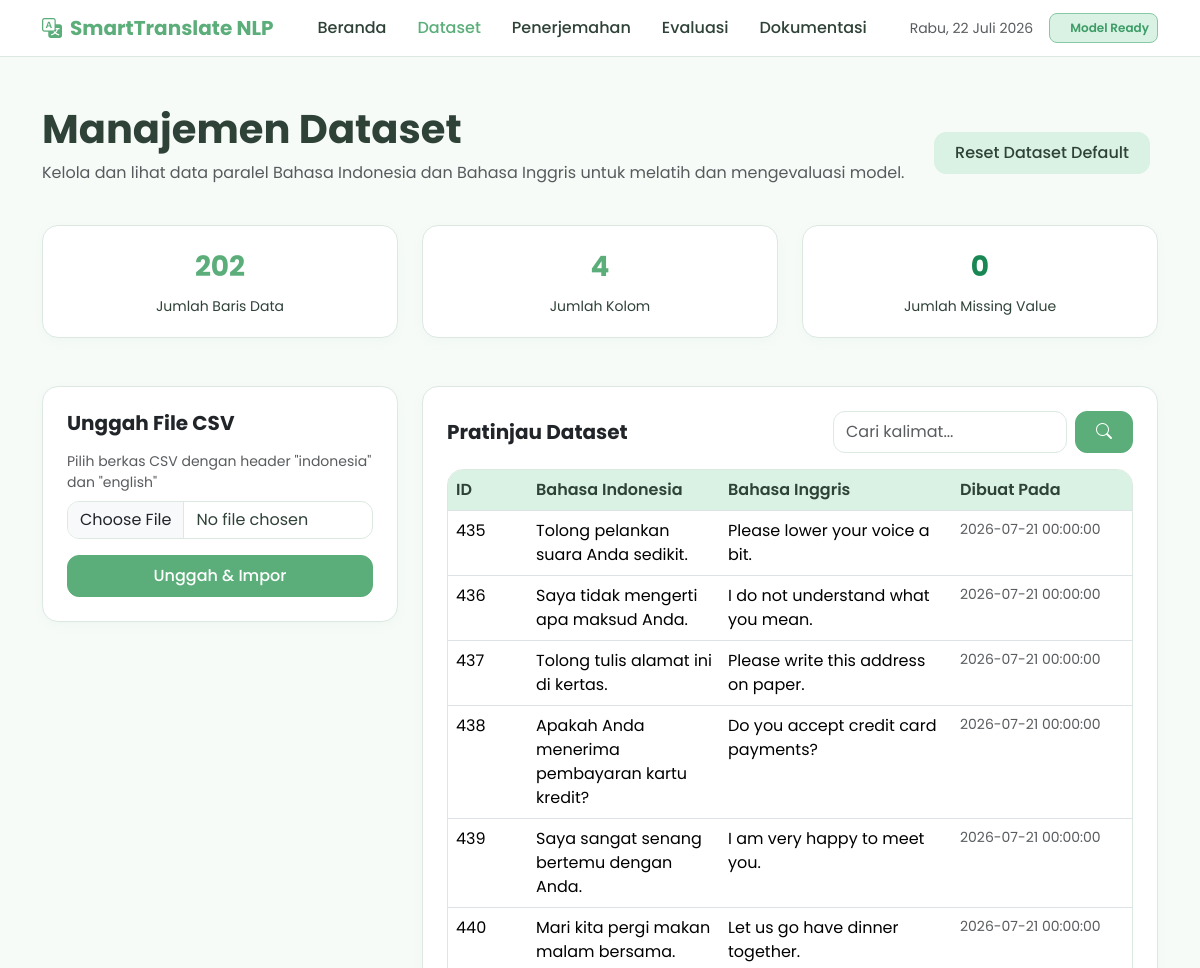
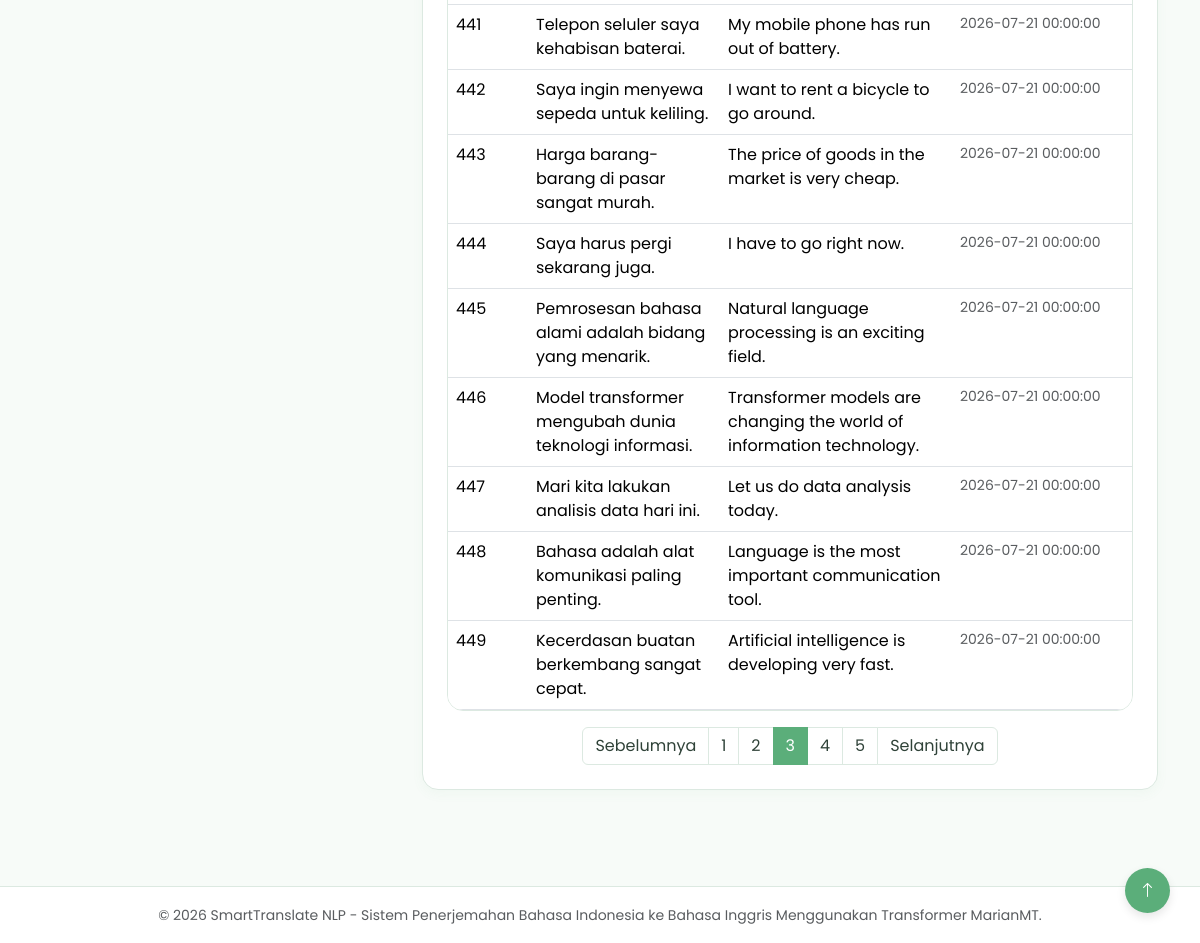
Screenshot of /dataset?page=3&search= with the database file from the repository (2 pictures, top to bottom).
### tables this page shows
CREATE TABLE dataset (
            id INTEGER PRIMARY KEY AUTOINCREMENT,
            indonesia TEXT,
            english TEXT,
            created_at TIMESTAMP DEFAULT CURRENT_TIMESTAMP
        );

### app.py (the view)
@app.route("/dataset")
def dataset():
    page = request.args.get("page", 1, type=int)
    search_query = request.args.get("search", "", type=str)
    per_page = 15
    items, total_count = get_dataset_from_db(page, per_page, search_query)
    stats = get_dataset_stats()
    total_pages = (total_count + per_page - 1) // per_page
    return render_template(
        "dataset.html",
        active_page="dataset",
        today_date=get_formatted_date(),
        items=items,
        page=page,
        total_pages=total_pages,
        search_query=search_query,
        stats=stats
    )

### src/database.py (called while the page is built)
def get_db_connection():
    conn = sqlite3.connect(Config.DATABASE_PATH)
    conn.row_factory = sqlite3.Row
    return conn

### src/dataset.py (called while the page is built)
def get_dataset_stats():
    conn = get_db_connection()
    cursor = conn.cursor()
    cursor.execute("SELECT COUNT(*) FROM dataset")
    total_rows = cursor.fetchone()[0]
    cursor.execute("SELECT COUNT(*) FROM dataset WHERE indonesia IS NULL OR indonesia = '' OR english IS NULL OR english = ''")
    missing_values = cursor.fetchone()[0]
    conn.close()
    return {
        "total_rows": total_rows,
        "total_cols": 4,
        "missing_values": missing_values
    }

### src/utils.py (called while the page is built)
def get_formatted_date() -> str:
    days = ["Senin", "Selasa", "Rabu", "Kamis", "Jumat", "Sabtu", "Minggu"]
    months = [
        "Januari", "Februari", "Maret", "April", "Mei", "Juni",
        "Juli", "Agustus", "September", "Oktober", "November", "Desember"
    ]
    now = datetime.datetime.now()
    day_name = days[now.weekday()]
    month_name = months[now.month - 1]
    return f"{day_name}, {now.day} {month_name} {now.year}"

### templates/dataset.html (shortened to what this page needs)
{% extends "base.html" %}
{% block content %}
<div class="d-flex justify-content-between align-items-center mb-4">
    <div>
        <h1 class="fw-bold">Manajemen Dataset</h1>
        <p class="text-muted">Kelola dan lihat data paralel Bahasa Indonesia dan Bahasa Inggris untuk melatih dan mengevaluasi model.</p>
    </div>
    <div>
        <a href="{{ url_for('import_default_dataset') }}" class="btn btn-secondary me-2">Reset Dataset Default</a>
    </div>
</div>
<div class="row g-4 mb-4">
    <div class="col-md-4">
        <div class="card stat-card">
            <div class="stat-val">{{ stats.total_rows }}</div>
            <div class="stat-lbl mt-2">Jumlah Baris Data</div>
        </div>
    </div>
    <div class="col-md-4">
        <div class="card stat-card">
            <div class="stat-val">{{ stats.total_cols }}</div>
            <div class="stat-lbl mt-2">Jumlah Kolom</div>
        </div>
    </div>
    <div class="col-md-4">
        <div class="card stat-card">
            <div class="stat-val {% if stats.missing_values > 0 %}text-danger{% else %}text-success{% endif %}">
                {{ stats.missing_values }}
            </div>
            <div class="stat-lbl mt-2">Jumlah Missing Value</div>
        </div>
    </div>
</div>
<div class="row g-4 mb-4">
    <div class="col-lg-4">
        <div class="card">
            <h5 class="fw-bold mb-3">Unggah File CSV</h5>
            <form action="{{ url_for('upload_dataset') }}" method="POST" enctype="multipart/form-data">
                <div class="mb-3">
                    <label for="csvFile" class="form-label text-muted small">Pilih berkas CSV dengan header "indonesia" dan "english"</label>
                    <input class="form-control" type="file" id="csvFile" name="file" accept=".csv" required>
                </div>
                <button type="submit" class="btn btn-primary w-100">Unggah & Impor</button>
            </form>
        </div>
    </div>
    <div class="col-lg-8">
        <div class="card">
            <div class="d-flex justify-content-between align-items-center mb-3">
                <h5 class="fw-bold m-0">Pratinjau Dataset</h5>
                <form action="{{ url_for('dataset') }}" method="GET" class="d-flex gap-2" style="width: 300px;">
                    <input type="text" name="search" class="form-control" placeholder="Cari kalimat..." value="{{ search_query }}">
                    <button type="submit" class="btn btn-primary"><i class="bi bi-search"></i></button>
                </form>
            </div>
            <div class="table-responsive table-custom mb-3">
                <table class="table table-hover m-0">
                    <thead>
                        <tr>
                            <th style="width: 80px;">ID</th>
                            <th>Bahasa Indonesia</th>
                            <th>Bahasa Inggris</th>
                            <th style="width: 180px;">Dibuat Pada</th>
                        </tr>
                    </thead>
                    <tbody>
                        {% if items %}
                            {% for item in items %}
                            <tr>
                                <td>{{ item.id }}</td>
                                <td>{{ item.indonesia }}</td>
                                <td>{{ item.english }}</td>
                                <td class="text-muted small">{{ item.created_at }}</td>
                            </tr>
                            {% endfor %}
                        {% else %}
                            <tr>
                                <td colspan="4" class="text-center text-muted">Tidak ada data untuk ditampilkan.</td>
                            </tr>
                        {% endif %}
                    </tbody>
                </table>
            </div>
            {% if total_pages > 1 %}
            <nav>
                <ul class="pagination justify-content-center m-0">
                    <li class="page-item {% if page == 1 %}disabled{% endif %}">
                        <a class="page-link" href="{{ url_for('dataset', page=page-1, search=search_query) }}">Sebelumnya</a>
                    </li>
                    {% for p in range(1, total_pages + 1) %}
                        {% if p == page or (p >= page - 2 and p <= page + 2) %}
                        <li class="page-item {% if p == page %}active{% endif %}">
                            <a class="page-link" href="{{ url_for('dataset', page=p, search=search_query) }}">{{ p }}</a>
                        </li>
                        {% endif %}
                    {% endfor %}
                    <li class="page-item {% if page == total_pages %}disabled{% endif %}">
                        <a class="page-link" href="{{ url_for('dataset', page=page+1, search=search_query) }}">Selanjutnya</a>
                    </li>
                </ul>
            </nav>
            {% endif %}
        </div>
    </div>
</div>
{% endblock %}

### static/css/style.css (style rules this page uses)
body { background-color: #F7FBF8; color: #2F4238; font-family: "Poppins", sans-serif; min-height: 100vh; display: flex; flex-direction: column; }
.btn-primary { background-color: #5BAE7A; border-color: #5BAE7A; color: #FFFFFF; border-radius: 12px; font-weight: 500; padding: 8px 20px; transition: background-color 0.2s, border-color 0.2s; }
.btn-secondary { background-color: #D9F2E3; border-color: #D9F2E3; color: #2F4238; border-radius: 12px; font-weight: 500; padding: 8px 20px; transition: background-color 0.2s, border-color 0.2s; }
.card { background-color: #FFFFFF; border: 1px solid #DCE9E1; border-radius: 16px; box-shadow: 0 4px 12px rgba(91, 174, 122, 0.05); padding: 24px; margin-bottom: 24px; }
.stat-card { text-align: center; border-radius: 16px; border: 1px solid #DCE9E1; background-color: #FFFFFF; padding: 20px; }
.stat-val { font-size: 28px; font-weight: 700; color: #5BAE7A; }
.stat-lbl { font-size: 14px; color: #2F4238; }
.form-control, .form-select { border-radius: 12px; border: 1px solid #DCE9E1; color: #2F4238; }
.table-custom { border-radius: 16px; overflow: hidden; border: 1px solid #DCE9E1; }
.table-custom th { background-color: #D9F2E3; color: #2F4238; font-weight: 600; }
.pagination .page-link { color: #2F4238; border-color: #DCE9E1; }
.pagination .page-item.active .page-link { background-color: #5BAE7A; border-color: #5BAE7A; color: #FFFFFF; }

### rows the page displays
dataset: id "435", indonesia "Tolong pelankan suara Anda sedikit.", english "Please lower your voice a bit.", created_at "2026-07-21 00:00:00"
dataset: id "436", indonesia "Saya tidak mengerti apa maksud Anda.", english "I do not understand what you mean.", created_at "2026-07-21 00:00:00"
dataset: id "437", indonesia "Tolong tulis alamat ini di kertas.", english "Please write this address on paper.", created_at "2026-07-21 00:00:00"
dataset: id "438", indonesia "Apakah Anda menerima pembayaran kartu kredit?", english "Do you accept credit card payments?", created_at "2026-07-21 00:00:00"
dataset: id "439", indonesia "Saya sangat senang bertemu dengan Anda.", english "I am very happy to meet you.", created_at "2026-07-21 00:00:00"
dataset: id "440", indonesia "Mari kita pergi makan malam bersama.", english "Let us go have dinner together.", created_at "2026-07-21 00:00:00"
dataset: id "441", indonesia "Telepon seluler saya kehabisan baterai.", english "My mobile phone has run out of battery.", created_at "2026-07-21 00:00:00"
dataset: id "442", indonesia "Saya ingin menyewa sepeda untuk keliling.", english "I want to rent a bicycle to go around.", created_at "2026-07-21 00:00:00"
dataset: id "443", indonesia "Harga barang-barang di pasar sangat murah.", english "The price of goods in the market is very cheap.", created_at "2026-07-21 00:00:00"
dataset: id "444", indonesia "Saya harus pergi sekarang juga.", english "I have to go right now.", created_at "2026-07-21 00:00:00"
dataset: id "445", indonesia "Pemrosesan bahasa alami adalah bidang yang menarik.", english "Natural language processing is an exciting field.", created_at "2026-07-21 00:00:00"
dataset: id "446", indonesia "Model transformer mengubah dunia teknologi informasi.", english "Transformer models are changing the world of information technology.", created_at "2026-07-21 00:00:00"
dataset: id "447", indonesia "Mari kita lakukan analisis data hari ini.", english "Let us do data analysis today.", created_at "2026-07-21 00:00:00"
dataset: id "448", indonesia "Bahasa adalah alat komunikasi paling penting.", english "Language is the most important communication tool.", created_at "2026-07-21 00:00:00"
dataset: id "449", indonesia "Kecerdasan buatan berkembang sangat cepat.", english "Artificial intelligence is developing very fast.", created_at "2026-07-21 00:00:00"

### other values shown
{{ today_date }} "Rabu, 22 Juli 2026"
{{ stats.total_rows }} "202"
{{ stats.total_cols }} "4"
{{ stats.missing_values }} "0"
{{ p }} "1" "2" "3" "4" "5"
